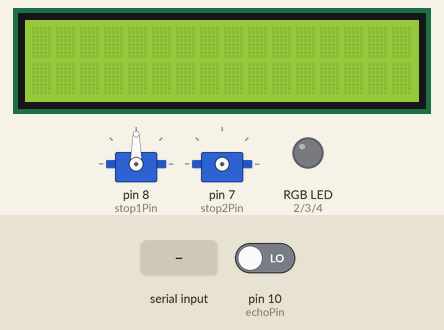
The sketch below on a simulated Arduino Uno, built with avr-gcc and run on an emulated ATmega328P. Shown: 2 × servo, 16×2 character LCD, an RGB LED mixed from three pins (HIGH = lit). The inputs (shaded band) are chosen by the test bench; at power-on: pin 10 (echoPin) LOW. Pins used as bus, display or sensor lines are not drawn; what the sketch prints to the serial monitor is not drawn.

Above: at 1.2 s.
1.3 s: "3\n" received over Serial
At 3.1 s:
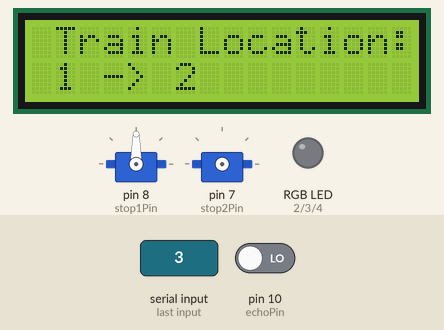
At 4.5 s:
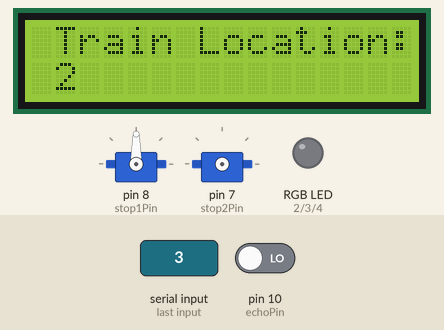
7.3 s: ",\n" received over Serial
At 12.2 s:
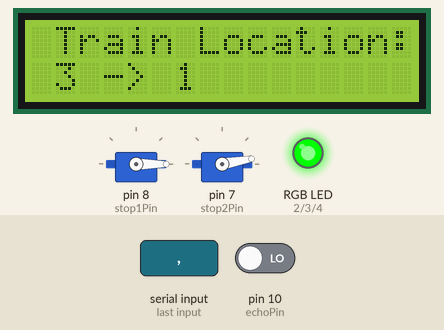
Timing chart, 0 to 13.7 s (numbered marks = the images above; inputs shaded):
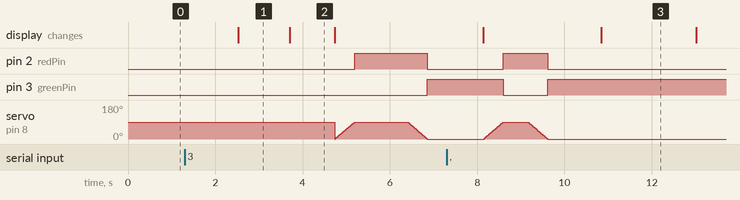

The sketch:

ArduinoCode.ino
```cpp
#include <LiquidCrystal_I2C.h>
#include <Servo.h>

#define stop1Pin 8
#define stop2Pin 7
#define trigPin 9
#define echoPin 10
#define redPin 2
#define greenPin 3
#define bluePin 4

Servo servo1;
Servo servo2;

int pos1 = 0;
int pos2 = 0;
bool door = false;
bool isOpen = true;
bool hasPassedStart = false;
bool isDone = false;

int currentStation = 1;
int startStation = 2;
int endStation = 1;

bool atStart;
bool atEnd;
bool hasReceived;
bool startAtEnd;

LiquidCrystal_I2C lcd(0x27, 16, 2);

String message;

double distance = 10;
double duration;

void setup() {
  Serial.begin(9600);
  pinMode(trigPin, OUTPUT);
  pinMode(echoPin, INPUT);
  servo1.attach(stop1Pin);
  lcd.begin();
  lcd.backlight();
  pinMode(redPin, OUTPUT);
  pinMode(greenPin, OUTPUT);
  pinMode(bluePin, OUTPUT);
}

void Distance() {
  digitalWrite(trigPin, LOW);
  delay(2);
  digitalWrite(trigPin, HIGH);
  delay(10);
  digitalWrite(trigPin, LOW);
  duration = pulseIn(echoPin, HIGH);
  distance = duration * 0.034 / 2;
}

void RGB(int redValue, int greenValue, int blueValue){
  analogWrite(redPin, redValue);
  analogWrite(greenPin, greenValue);
  analogWrite(bluePin, blueValue);
}

void showScreen() {
  if(currentStation == startStation || currentStation == endStation && hasPassedStart){
    lcd.clear();
    lcd.setCursor(1, 0);
    lcd.print("Train Location:");
    lcd.setCursor(1,1);
    lcd.print(currentStation);
  }
  if(currentStation != endStation || startAtEnd || currentStation == endStation && !hasPassedStart && !isDone){
    delay(1000);
    lcd.clear();
    lcd.setCursor(1, 0);
    lcd.print("Train Location:");
    if(currentStation == 3){
      lcd.setCursor(1,1);
      char info[64];
      sprintf(info, "%d -> 1", currentStation);
      lcd.print(info);
    }
    else{
      lcd.setCursor(1,1);
      char info[64];
      sprintf(info, "%d -> %d", currentStation, currentStation + 1);
      lcd.print(info);
    }
  }
}

void stopTrain(){
  if(door && isOpen){
    servo2.attach(stop2Pin);
    servo2.write(10);
    for (pos1 = 0; pos1 <= 90; pos1 ++) {
    servo1.write(pos1);
    delay(5);
    }
    servo2.detach();
    isOpen = false;
    RGB(255, 0, 0);
    delay(100);
  }
  else if(!door && !isOpen){
    servo2.attach(stop2Pin);
    servo2.write(10);
    delay(100);
    for (pos1 = 90; pos1 >= 0; pos1 --) {
    servo1.write(pos1);
    delay(5);
    }
    servo2.detach();
    isOpen = true;
    RGB(0, 255, 0);
    if(currentStation == startStation){
      Serial.println("Train has left the station");
    }
    delay(100);
  }
}

void moveTrain(){
  if(currentStation == startStation  && !atStart){
    atStart = true;
    atEnd = false;
    hasPassedStart = true;

    if(startStation != endStation){
      door = true;
      stopTrain();
      delay(1000);
      door = false;
      stopTrain();
    }
  }

  if(atStart && !atEnd){
    if(currentStation == endStation){
      atEnd = true;
      atStart = false;
      hasReceived = false;

      door = true;
      stopTrain();
      Serial.println("Train has arrived");
      hasPassedStart = false;
      hasReceived = false;
    }
  }
}

void checkMovement(){
  if(distance < 10){
    currentStation++;
    if(currentStation == 4){
      currentStation = 1;
    }
    startAtEnd = false;
    Serial.println(currentStation);
    delay(150);
    showScreen();
  }
}

void loop() {
  if(hasReceived){
    Distance();
    checkMovement();
    moveTrain();
  }

  if (Serial.available() > 0)
  {
    char received = Serial.read();

    if(received == ','){
      char info[64];
      sprintf(info, "CurrentStation: %d", currentStation);
      Serial.println(info);
      delay(150);
      Serial.println("StartStation: " + message);
      delay(100);
      startStation = message.toInt();
      message = "";
      isDone = false;
    }
    else if(message == "-1"){
      Serial.println("Done");
      startStation = currentStation;
      endStation = currentStation;
      message = "";
      isDone = true;
      showScreen();
    }
    else if (received == '\n' && !isDone)
    {
      Serial.println("EndStation: " + message);
      delay(100);
      endStation = message.toInt();
      if(endStation == currentStation && endStation != startStation){
        startAtEnd = true;
      }
      else{
        startAtEnd = false;
      }
      if(currentStation != startStation){
        door = false;
        stopTrain();
      }
      Serial.println(currentStation);
      delay(100);
      hasReceived = true;
      message = "";
      showScreen();
    }
    else
    {
      message += received;
    }
  }
}
```

Measured:
- after the input at 1.3 s, pin 2 (redPin): LOW → HIGH after 3.9 s, → LOW 1.7 s later; pin 3 (greenPin): LOW → HIGH after 5.6 s; the display: changes after 1.2 s (image 1)
- after the input at 7.3 s, the display: first differs from a run without the input after 3.5 s (image 3)
- by itself, servo on pin 8 (stop1Pin): rises from 0° to 90° in 0.44 s, then falls to 0° in 1.0 s
- what the display in image 1 shows lasts 1.2 s, from 2.5 s to 3.7 s
- what the display in image 2 shows lasts 1.0 s, from 3.7 s to 4.7 s
